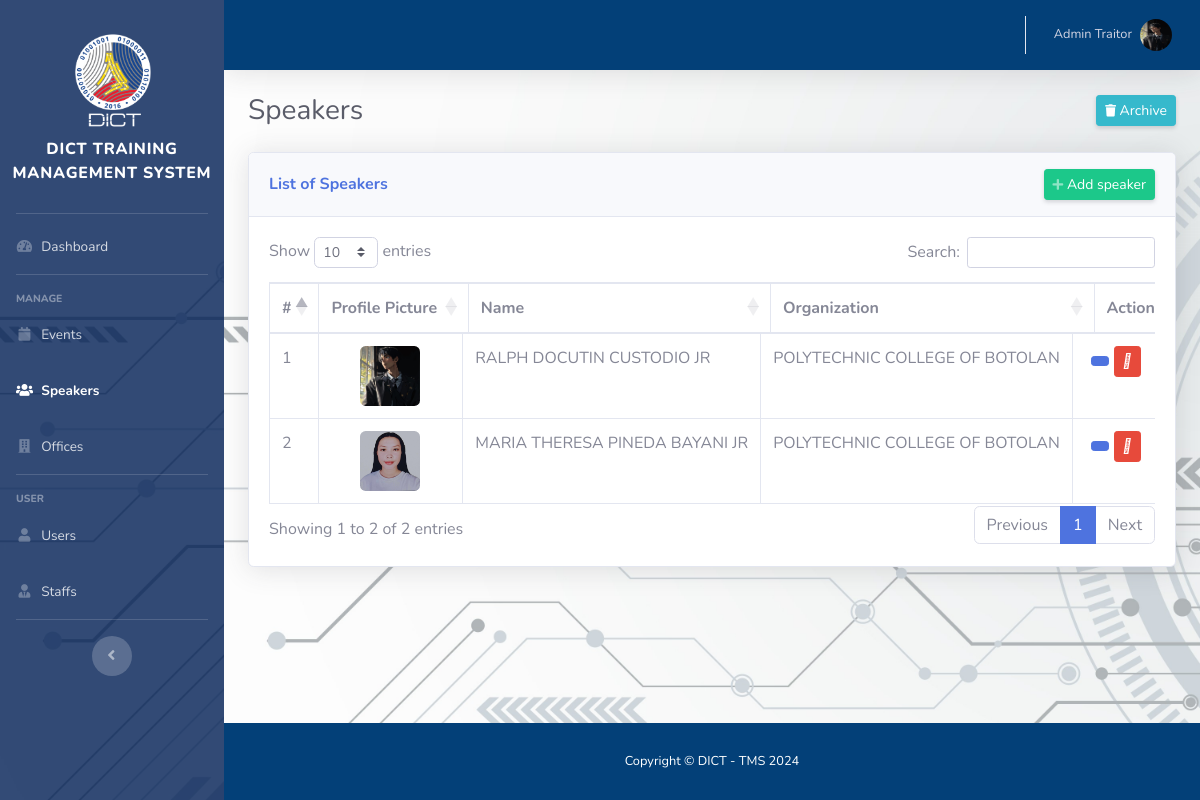
Screenshot of /admin/speakers.php (signed in) with the database file from the repository.
### tables this page shows
CREATE TABLE `speakers` (
  `speaker_id` int(11) NOT NULL,
  `first_name` varchar(255) NOT NULL,
  `mid_name` varchar(255) NOT NULL,
  `last_name` varchar(255) NOT NULL,
  `ext_name` varchar(255) NOT NULL,
  `organization` varchar(255) NOT NULL,
  `profile` varchar(255) NOT NULL,
  `sign` varchar(255) NOT NULL,
  `deleted` tinyint(1) NOT NULL DEFAULT 0
);

### admin/speakers.php (shortened to what this page needs)
<!DOCTYPE html>
<html lang="en">
<?php include './include/head.php'; ?>
<body id="page-top">
    <div id="wrapper">
        <?php include './include/sidebar.php'; ?>
        <div id="content-wrapper" class="d-flex flex-column">
            <div id="content">
                <?php include './include/topbar.php'; ?>
                <div class="container-fluid">
                    <div class="d-sm-flex align-items-center justify-content-between mb-4">
                        <h1 class="h3 mb-0 text-gray-800">Speakers</h1>
                        <a href="deleted_speakers.php" class="btn btn-sm btn-info shadow-sm"><i class="fas fa-trash fa-sm"></i> Archive</a>
                    </div>
        <div class="row">
            <div class="col-xl-12 col-lg-8">
                <div class="card shadow mb-4">
                    <div
                        class="card-header py-3 d-flex flex-row align-items-center justify-content-between">
                        <h6 class="m-0 font-weight-bold text-primary">List of Speakers</h6>
                        <a class="btn btn-sm btn-success shadow-sm" data-toggle="modal" data-target="#addnew"><i class="fas fa-plus fa-sm text-white-50"></i> Add speaker</a>
                    </div>
                    <div class="card-body">
                        <div class="table-responsive">
                            <table class="table table-bordered nowrap" id="myTable" width="100%" cellspacing="0">
                                <thead class="">
                                    <tr>
                                        <th scope="col">#</th>
                                        <th scope="col">Profile Picture</th>
                                        <th scope="col">Name</th>
                                        <th scope="col">Organization</th>
                                        <th scope="col">Action</th>
                                    </tr>
                                </thead>
                                <tbody>
                                  <?php
                            require '../db/dbconn.php';
                            $display_speakers = "SELECT * FROM `speakers` WHERE deleted = 0";
                            $sqlQuery = mysqli_query($con, $display_speakers) or die(mysqli_error($con));
                            $counter = 1;
                            while($row = mysqli_fetch_array($sqlQuery)){
                                $speaker_id = $row['speaker_id'];
                                $organization = $row['organization'];
                                $profile = $row['profile'];
                                $speaker_name = $row['first_name'] . ' ' . $row['mid_name'] . ' ' . $row['last_name'] . ' ' . $row['ext_name'];
                            ?>
                            <tr>
                                <td class=""><?php echo $counter; ?></td>
                                <td class="d-flex">
                                    <img class="mx-auto rounded" src="./upload/profile/<?php echo $profile; ?>" alt="Profile Picture" style="width: 60px; height: 60px; object-fit: cover;">
                                </td>
                                <td class=""><?php echo $speaker_name; ?></td>
                                <td class=""><?php echo $organization; ?></td>
                                <td class="text-center">
                                    <a class="btn btn-sm btn-primary" data-toggle="modal" data-target="#edit_<?php echo $speaker_id; ?>"><i class="fa-solid fa-pen-to-square"></i></a>
                                    <a href="#" class="btn btn-sm btn-danger delete-speaker-btn"
                                       data-speaker-id="<?php echo $speaker_id; ?>"
                                       data-speaker-name="<?php echo htmlspecialchars($speaker_name); ?>">
                                       <i class="fa-solid fa-trash"></i>
                                    </a>
                                </td>
                            </tr>
                            <?php
                                $counter++;
                            }
                            ?>
                            </tbody>
                            </table>
                        </div>
                    </div>
                </div>
            </div>
        </div>
                </div>
            </div>
            <?php include './include/footer.php'; ?>
        </div>
    </div>
</body>
</html>

### admin/include/head.php (style rules this page uses)
body, #content-wrapper { background: url(../img/11.jpg); background-size: cover; background-repeat: no-repeat; }

### rows the page displays
speakers: profile (picture), speaker_name "RALPH DOCUTIN CUSTODIO JR", organization "POLYTECHNIC COLLEGE OF BOTOLAN"
speakers: profile (picture), speaker_name "MARIA THERESA PINEDA BAYANI JR", organization "POLYTECHNIC COLLEGE OF BOTOLAN"

### other values shown
$_SESSION['full_name'] "Admin Traitor"
